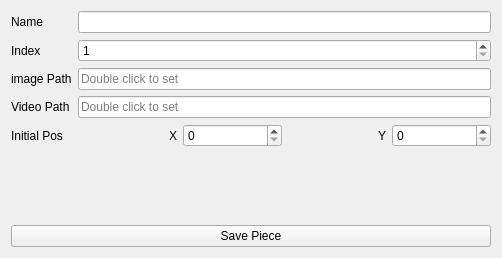
<?xml version="1.0" encoding="UTF-8"?>
<ui version="4.0">
 <class>Form</class>
 <widget class="QWidget" name="Form">
  <property name="geometry">
   <rect>
    <x>0</x>
    <y>0</y>
    <width>502</width>
    <height>258</height>
   </rect>
  </property>
  <property name="windowTitle">
   <string>Form</string>
  </property>
  <layout class="QVBoxLayout" name="verticalLayout">
   <item>
    <layout class="QFormLayout" name="formLayout">
     <property name="fieldGrowthPolicy">
      <enum>QFormLayout::AllNonFixedFieldsGrow</enum>
     </property>
     <item row="0" column="0">
      <widget class="QLabel" name="label_2">
       <property name="text">
        <string>Name</string>
       </property>
      </widget>
     </item>
     <item row="0" column="1">
      <widget class="QLineEdit" name="name_lineEdit"/>
     </item>
     <item row="1" column="0">
      <widget class="QLabel" name="label">
       <property name="text">
        <string>Index</string>
       </property>
      </widget>
     </item>
     <item row="1" column="1">
      <widget class="QSpinBox" name="index_sb">
       <property name="minimum">
        <number>1</number>
       </property>
      </widget>
     </item>
     <item row="2" column="0">
      <widget class="QLabel" name="label_3">
       <property name="text">
        <string>image Path</string>
       </property>
      </widget>
     </item>
     <item row="2" column="1">
      <widget class="QLineEdit" name="image_path_lineEdit">
       <property name="placeholderText">
        <string>Double click to set</string>
       </property>
      </widget>
     </item>
     <item row="3" column="0">
      <widget class="QLabel" name="label_4">
       <property name="text">
        <string>Video Path</string>
       </property>
      </widget>
     </item>
     <item row="3" column="1">
      <widget class="QLineEdit" name="video_path_lineEdit">
       <property name="placeholderText">
        <string>Double click to set</string>
       </property>
      </widget>
     </item>
     <item row="4" column="0">
      <widget class="QLabel" name="label_5">
       <property name="text">
        <string>Initial Pos</string>
       </property>
      </widget>
     </item>
     <item row="4" column="1">
      <layout class="QHBoxLayout" name="horizontalLayout">
       <item>
        <widget class="QLabel" name="label_7">
         <property name="text">
          <string>X</string>
         </property>
         <property name="alignment">
          <set>Qt::AlignRight|Qt::AlignTrailing|Qt::AlignVCenter</set>
         </property>
        </widget>
       </item>
       <item>
        <widget class="QSpinBox" name="piece_pos_x_sb">
         <property name="maximum">
          <number>10000</number>
         </property>
         <property name="singleStep">
          <number>10</number>
         </property>
        </widget>
       </item>
       <item>
        <widget class="QLabel" name="label_6">
         <property name="text">
          <string>Y</string>
         </property>
         <property name="alignment">
          <set>Qt::AlignRight|Qt::AlignTrailing|Qt::AlignVCenter</set>
         </property>
        </widget>
       </item>
       <item>
        <widget class="QSpinBox" name="piece_pos_y_sb">
         <property name="maximum">
          <number>10000</number>
         </property>
         <property name="singleStep">
          <number>10</number>
         </property>
        </widget>
       </item>
      </layout>
     </item>
    </layout>
   </item>
   <item>
    <widget class="QPushButton" name="save_button">
     <property name="text">
      <string>Save Piece</string>
     </property>
    </widget>
   </item>
  </layout>
 </widget>
 <resources/>
 <connections/>
</ui>
